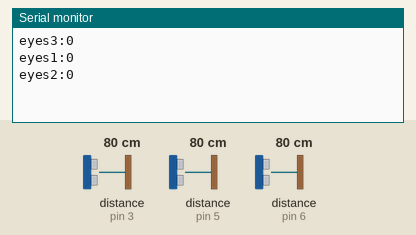
The sketch below on a simulated Arduino Mega 2560, built with avr-gcc and run on an emulated ATmega2560. On the bench: the last lines printed to the serial monitor. The inputs (shaded band) are chosen by the test bench; at power-on: distance to the obstacle (sensors on pin 3, pin 5, pin 6) 80 cm. The echo pulse lasts 58.3 µs per cm.

Above: at 1.8 s.
1.9 s: distance to the obstacle (sensor on pin 3) set to 2 cm
At 2.7 s:
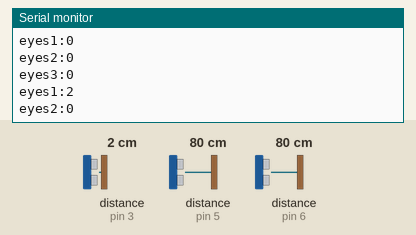
3.4 s: distance to the obstacle (sensor on pin 5) set to 2 cm
At 4.7 s:
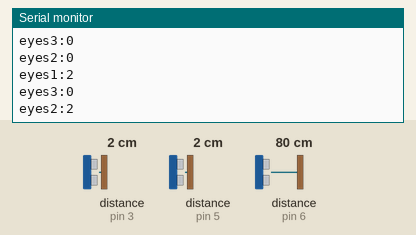
4.9 s: distance to the obstacle (sensor on pin 6) set to 2 cm
At 5.8 s:
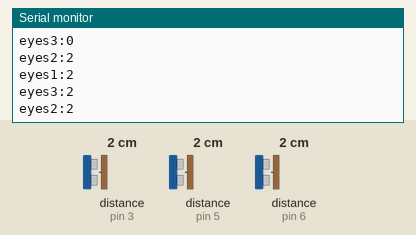
6.4 s: distance to the obstacle (sensor on pin 3) set to 4 cm
At 7.7 s:
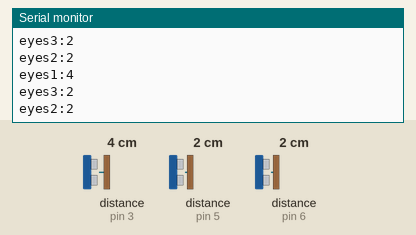
7.9 s: distance to the obstacle (sensor on pin 5) set to 4 cm
At 8.5 s:
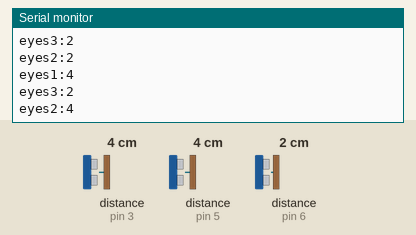
9.4 s: distance to the obstacle (sensor on pin 6) set to 4 cm
At 10.8 s:
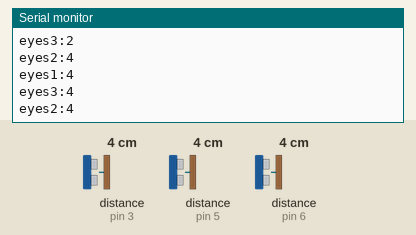
Timing chart, 0 to 11.9 s (numbered marks = the images above; inputs shaded):
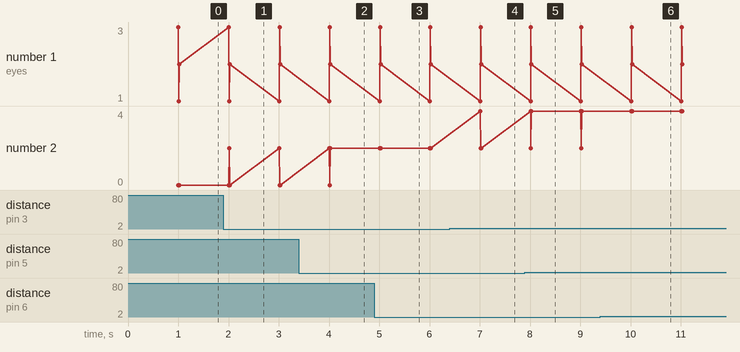

Measured:
- after the input at 1.9 s, the serial monitor: prints a new line after 0.12 s (image 1)
- after the input at 3.4 s, the serial monitor: prints a new line after 0.63 s (image 2)
- after the input at 4.9 s, the serial monitor: prints a new line after 0.12 s (image 3)
- after the input at 6.4 s, the serial monitor: prints a new line after 0.61 s (image 4)
- after the input at 7.9 s, the serial monitor: prints a new line after 0.13 s (image 5)
- after the input at 9.4 s, the serial monitor: prints a new line after 0.62 s (image 6)

The sketch:

UltraSonic_Work.ino
```cpp
#include <NewPing.h>
#include <Thread.h>

NewPing eyes1(2, 3, 40); // first - TRIG, second - ECHO, third - MAX DISTANTION
NewPing eyes2(4, 5, 40);
NewPing eyes3(7, 6, 40);
Thread eyes1_t = Thread(); // первый поток для первого УЗ-датчика
Thread eyes2_t = Thread(); // второй поток для второго УЗ-датчика
Thread eyes3_t = Thread(); // третий поток для третьего УЗ-датчика

void setup() {
  Serial.begin(9600);

  eyes1_t.onRun(getInfoSensor1); // назначаем функцию в поток
  eyes1_t.setInterval(1000); // ставим интервал выполнения

  eyes2_t.onRun(getInfoSensor2);
  eyes2_t.setInterval(1000);

  eyes3_t.onRun(getInfoSensor3);
  eyes3_t.setInterval(1000);
}

void loop() {
  if (eyes1_t.shouldRun()){ // пришло время переключиться
    eyes1_t.run(); // запускаем поток
  }
  if (eyes2_t.shouldRun()){
    eyes2_t.run();
  }
  if (eyes3_t.shouldRun()){
    eyes3_t.run();
  }
}

void getInfoSensor1(){
  Serial.println("eyes1:" + String(eyes1.ping_cm())); // выводим информацию в консоль смп
}
void getInfoSensor2(){
  Serial.println("eyes2:" + String(eyes2.ping_cm()));
}
void getInfoSensor3(){
  Serial.println("eyes3:" + String(eyes3.ping_cm()));
}
```
